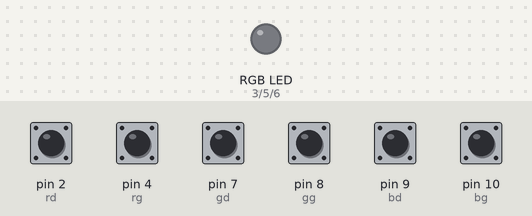
Recording of a sketch running on a simulated Arduino Uno, built with avr-gcc and run on an emulated ATmega328P. On the bench: an RGB LED mixed from three pins (HIGH = lit). Inputs (shaded band) come from the test bench; at power-on: pin 2 (rd), pin 4 (rg), pin 7 (gd), pin 8 (gg), pin 9 (bd), pin 10 (bg) HIGH. Dim RGB values are drawn brighter than linear.

Above: at 1.2 s.
1.3 s: pin 4 (rg) pulled LOW for 1 s
At 3.2 s:
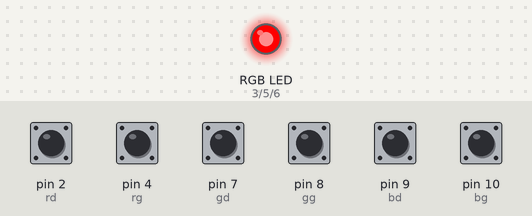
3.8 s: pin 8 (gg) pulled LOW for 0.15 s
At 4.8 s:
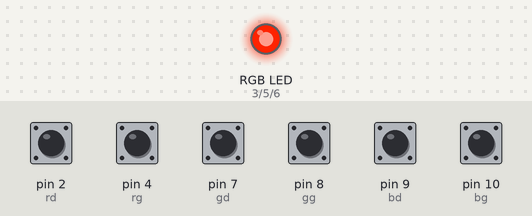
5.4 s: pin 10 (bg) pulled LOW for 0.15 s
At 6.2 s:
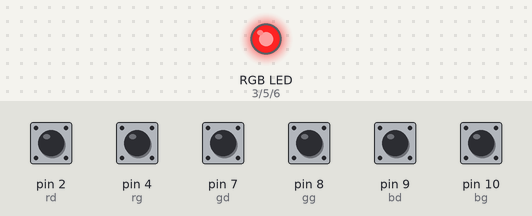
7.0 s: pin 7 (gd) pulled LOW for 0.15 s
At 7.6 s:
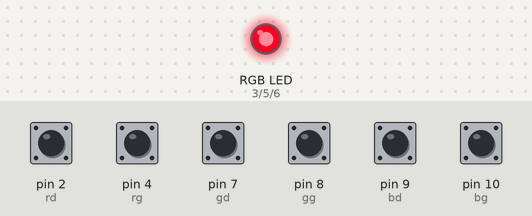
8.6 s: pin 2 (rd) pulled LOW for 1 s
At 9.07 s:
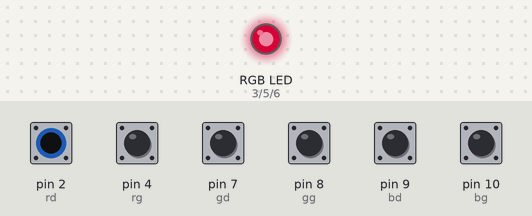
11.1 s: pin 8 (gg) pulled LOW for 1 s
At 13.3 s:
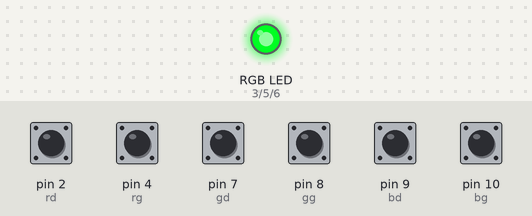
Timing chart, 0 to 14.6 s (numbered marks = the images above; inputs shaded):
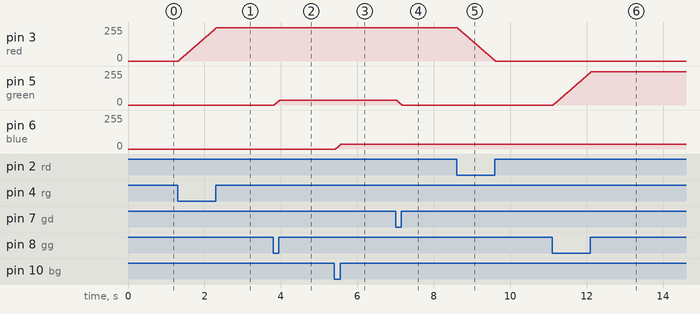

Measured:
- after the input at 1.3 s, pin 3 (red): moves from 0/255 to 250/255 over 0.98 s, starting at once
- after the input at 3.8 s, pin 5 (green): 0/255 → 35/255 at once
- after the input at 5.4 s, pin 6 (blue): 0/255 → 35/255 at once
- after the input at 7.0 s, pin 5 (green): 35/255 → 0/255 at once
- after the input at 8.6 s, pin 3 (red): moves from 250/255 to 0/255 over 0.98 s, starting at once
- after the input at 11.1 s, pin 5 (green): moves from 0/255 to 250/255 over 0.98 s, starting at once

The sketch:

z31_manual_rgb_color_mixing1.ino
```cpp
// C++ code
//
int red = 3,green = 5,blue = 6;
int rd = 2, rg = 4, gd = 7, gg = 8, bd = 9, bg = 10;

int r_i = 0, g_i = 0, b_i = 0;

void setup()
{
  pinMode(red, OUTPUT);
  pinMode(green, OUTPUT);
  pinMode(blue, OUTPUT);
  pinMode(rd, INPUT_PULLUP);
  pinMode(rg, INPUT_PULLUP);
  pinMode(gd, INPUT_PULLUP);
  pinMode(gg, INPUT_PULLUP);
  pinMode(bd, INPUT_PULLUP);
  pinMode(bg, INPUT_PULLUP);
  digitalWrite(red, LOW);
  digitalWrite(green, LOW);
  digitalWrite(blue, LOW);
}

void loop()
{
  // postavljanje svjetline

  analogWrite(red, r_i);
  analogWrite(green, g_i);
  analogWrite(blue, b_i);

  // ispitivanje tipkala

  if(digitalRead(rd) == LOW)r_i-=5;
  if(digitalRead(rg) == LOW)r_i+=5;

  if(digitalRead(gd) == LOW)g_i-=5;
  if(digitalRead(gg) == LOW)g_i+=5;

  if(digitalRead(bd) == LOW)b_i-=5;
  if(digitalRead(bg) == LOW)b_i+=5;

  // rezanje na granicama

  if(r_i < 0)r_i = 0;
  if(r_i > 255)r_i = 255;

  if(g_i < 0)g_i = 0;
  if(g_i > 255)g_i = 255;

  if(b_i < 0)b_i = 0;
  if(b_i > 255)b_i = 255;

  delay(20);
}
```
